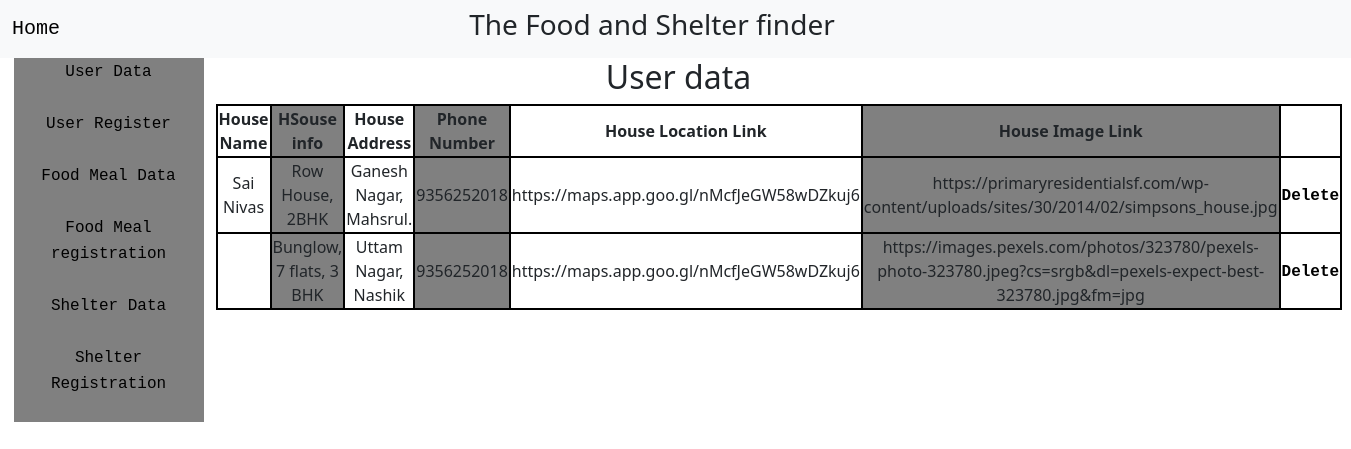
/shelterfetch.php, run on the app's committed database.
### tables this page shows
CREATE TABLE `shelter` (
  `id` int(11) NOT NULL,
  `hname` varchar(100) NOT NULL,
  `hdis` text NOT NULL,
  `haddress` varchar(500) NOT NULL,
  `hphone` bigint(11) NOT NULL,
  `hlocation` varchar(500) NOT NULL,
  `image` varchar(200) NOT NULL
);

### shelterfetch.php (the view, shortened to what this page needs)
<!doctype html>
<html lang="en">
  <head>
    <link rel="stylesheet" href="sample.css">
    <link href="https://cdn.jsdelivr.net/npm/bootstrap@5.3.2/dist/css/bootstrap.min.css" rel="stylesheet">
  </head>
<body>
<nav class="navbar navbar-expand-lg bg-body-tertiary">
    <div class="container-fluid">
      <a class="navbar-brand" href="admin1.php">Home</a>
      <div class="collapse navbar-collapse" id="navbarSupportedContent">
        <ul class="navbar-nav me-auto mb-2 mb-lg-0">
          <li class="nav-item">
            <a class="nav-link active" aria-current="page" href="#"></a>
          </li>
          <li class="nav-item">
            <a class="nav-link" href="#"></a>
          </li>
        </ul>
      </div>
      <h3 style="margin-right:38%">The Food and Shelter finder</h3>
    </div>
  </nav>
<div class="container text-center" style="margin-left:1%;">
  <div class="row">
    <div class="col-2" style="background-color: gray" style="margin">
        <a href="sample.php">User Data<br><br></a>
        <a href="registration.html">User Register<br><br></a>
        <a href="foodmeal.php">Food Meal Data<br><br></a>
        <a href="foodregis1.php">Food Meal registration<br><br></a>
        <a href="shelterfetch.php">Shelter Data<br><br></a>
        <a href="shelterregis.php">Shelter Registration<br><br></a>
    </div>
    <div class="col-10">
    <?php
      $host = "localhost";
      $username = "root";
      $password = "";
      $database = "registration";
        $conn = new mysqli($host, $username, $password, $database);
        $selectQuery = "SELECT * FROM shelter";
        $result = $conn->query($selectQuery);
        ?>
        <h2>User data</h2>
        <table style="width: 117%;" >
            <tr>
                <th>House Name</th>
                <th>HSouse info</th>
                <th>House Address</th>
                <th>Phone Number</th>
                <th>House Location Link</th>
                <th>House Image Link</th>
            </tr>
            <?php
                while($row = $result->fetch_assoc())
                {
                    echo "<tr>";
                    echo "<td>{$row["hname"]}</td>";
                    echo "<td>{$row["hdis"]}</td>";
                    echo "<td>{$row["haddress"]}</td>";
                    echo "<td>{$row["hphone"]}</td>";
                    echo "<td>{$row["hlocation"]}</td>";
                    echo "<td>{$row["image"]}</td>";
                    echo "<td><a href='delete_data2.php?id={$row['id']}'><b>Delete</a></b></td>";
                    echo "</tr>";
                }
            ?>
            </table>
    </div>
  </div>
</div>
</body>
</html>

### shelterfetch.php (style rules this page uses)
a { text-decoration: none; font-family: 'Courier New', Courier, monospace; color: black; }

### data on the page
shelter: hname "Sai Nivas", hdis "Row House, 2BHK", haddress "Ganesh Nagar, Mahsrul.", hphone "9356252018", hlocation "https://maps.app.goo.gl/nMcfJeGW58wDZkuj6", image "https://primaryresidentialsf.com/wp-content/uploads/sites/30/2014/02/simpsons_house.jpg"
shelter: hdis "Bunglow, 7 flats, 3 BHK", haddress "Uttam Nagar, Nashik", hphone "9356252018", hlocation "https://maps.app.goo.gl/nMcfJeGW58wDZkuj6", image "https://images.pexels.com/photos/323780/pexels-photo-323780.jpeg?cs=srgb&dl=pexels-expect-best-323780.jpg&fm=jpg"
